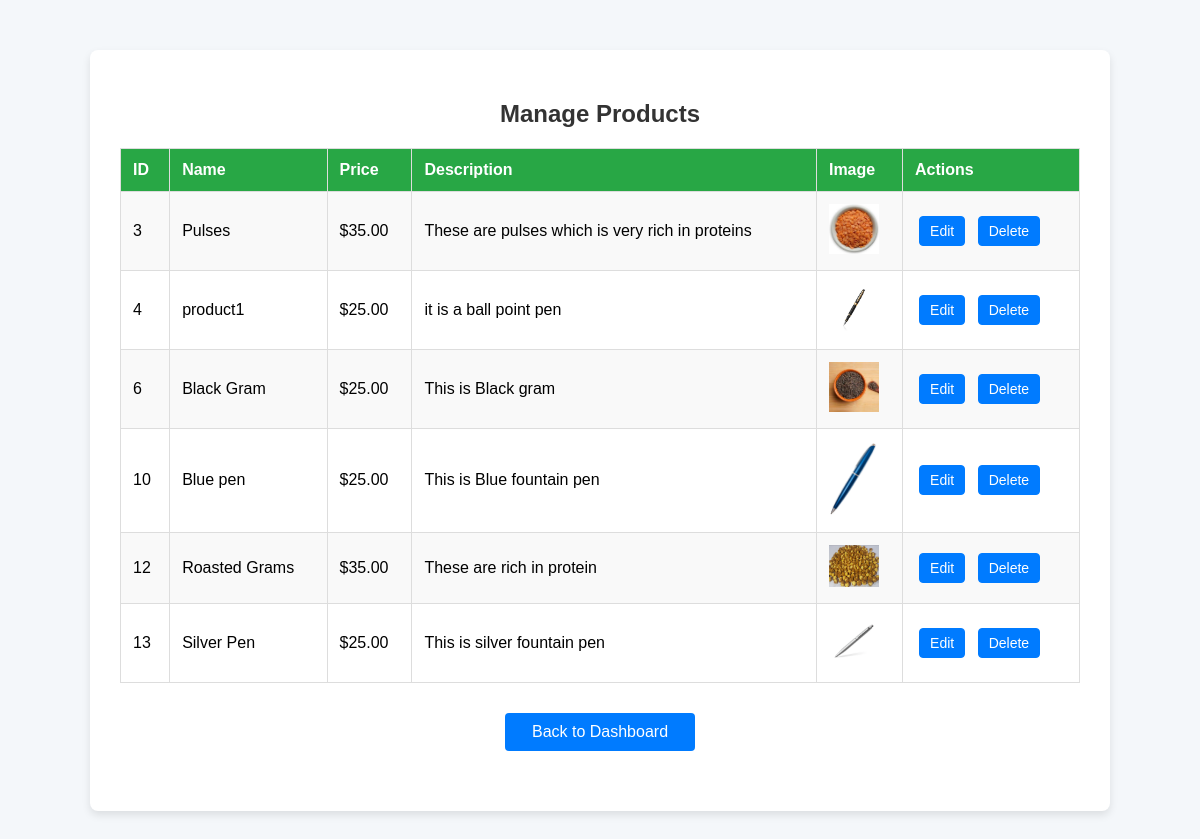
Page /admin/manageproducts.php (signed in) on the committed database.
### tables this page shows
CREATE TABLE `products` (
  `id` int(11) NOT NULL,
  `name` varchar(255) NOT NULL,
  `price` decimal(10,2) NOT NULL,
  `description` text DEFAULT NULL,
  `image` varchar(255) DEFAULT NULL,
  `created_at` timestamp NOT NULL DEFAULT current_timestamp()
);

### admin/manageproducts.php (the view, shortened to what this page needs)
<?php
include '../includes/db.php';
$stmt = $conn->query("SELECT * FROM products");
$products = $stmt->fetchAll(PDO::FETCH_ASSOC);
?>
<!DOCTYPE html>
<html lang="en">
<head>
</head>
<body>
<div class="container">
    <h2>Manage Products</h2>
    <table>
        <tr>
            <th>ID</th>
            <th>Name</th>
            <th>Price</th>
            <th>Description</th>
            <th>Image</th>
            <th>Actions</th>
        </tr>
        <?php foreach ($products as $product) : ?>
            <tr>
                <td><?= $product['id']; ?></td>
                <td><?= htmlspecialchars($product['name']); ?></td>
                <td>$<?= number_format($product['price'], 2); ?></td>
                <td><?= htmlspecialchars($product['description']); ?></td>
                <td><img src="../images/<?= htmlspecialchars($product['image']); ?>" alt="Product Image"></td>
                <td class="actions">
                    <a href="editproduct.php?id=<?= $product['id']; ?>">Edit</a>
                    <a href="deleteproduct.php?id=<?= $product['id']; ?>" onclick="return confirm('Are you sure you want to delete this product?');">Delete</a>
                </td>
            </tr>
        <?php endforeach; ?>
    </table>
    <a href="dashboard.php" class="btn-back">Back to Dashboard</a>
</div>
</body>
</html>

### admin/manageproducts.php (style rules this page uses)
body { font-family: Arial, sans-serif; background-color: #f4f7fa; margin: 0; padding: 0; }
.container { width: 80%; margin: 50px auto; padding: 30px; background-color: #fff; border-radius: 8px; box-shadow: 0 4px 8px rgba(0, 0, 0, 0.1); }
h2 { text-align: center; color: #333; margin-bottom: 20px; }
table { width: 100%; border-collapse: collapse; margin-top: 20px; }
th, td { padding: 12px; text-align: left; border: 1px solid #ddd; }
th { background-color: #28a745; color: white; }
td img { width: 50px; height: auto; }
tr:nth-child(even) { background-color: #f9f9f9; }
.actions a { margin: 0 10px; padding: 5px 10px; color: #007bff; text-decoration: none; border: 1px solid #007bff; border-radius: 4px; transition: background-color 0.3s, color 0.3s; }
.btn-back { display: block; width: 150px; margin: 30px auto; padding: 10px 20px; background-color: #007bff; color: white; border: none; border-radius: 4px; text-align: center; text-decoration: none; }
td.actions a { display: inline-block; margin: 4px; padding: 6px 10px; background-color: #007bff; color: white; text-decoration: none; border-radius: 4px; font-size: 14px; }

### rows in the picture
products: id "3", name "Pulses", price "35.00", description "These are pulses which is very rich in proteins", image (picture)
products: id "4", name "product1", price "25.00", description "it is a ball point pen", image (picture)
products: id "6", name "Black Gram", price "25.00", description "This is Black gram", image (picture)
products: id "10", name "Blue pen", price "25.00", description "This is Blue fountain pen", image (picture)
products: id "12", name "Roasted Grams", price "35.00", description "These are rich in protein", image (picture)
products: id "13", name "Silver Pen", price "25.00", description "This is silver fountain pen", image (picture)
